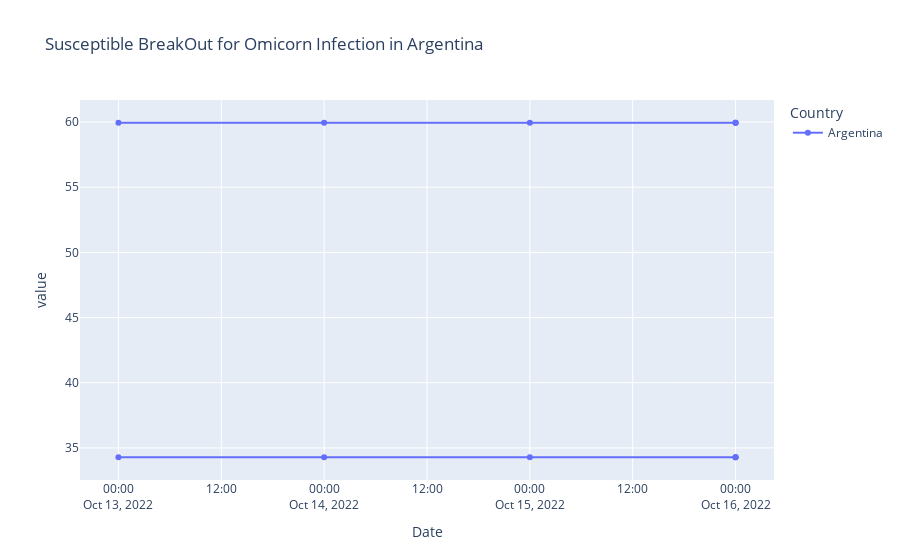

Notebook cell for this chart:
### Code cell
import plotly.express as px
df = merged_data.query("Country=='Argentina'")
fig = plt.figure(figsize=[40,30])
fig = px.line(df, y= ["Susceptible_BreakOut_for_Omicorn_Infection",""], x= "Date", color = "Country",title='Susceptible BreakOut for Omicorn Infection in Argentina', markers=True)
fig.show()

### Figure 1 — Plotly figure (JSON) as saved in the notebook; plotly's stock layout.template omitted (floating-point values rounded to 4 significant figures)
{"data": [{"hovertemplate": "Country=Argentina<br>variable=Susceptible_BreakOut_for_Omicorn_Infection<br>Date=%{x}<br>value=%{y}<extra></extra>", "legendgroup": "Argentina", "line": {"color": "#636efa", "dash": "solid"}, "marker": {"symbol": "circle"}, "mode": "markers+lines", "name": "Argentina", "orientation": "v", "showlegend": true, "type": "scatter", "x": ["2022-10-13T00:00:00", "2022-10-14T00:00:00", "2022-10-15T00:00:00", "2022-10-16T00:00:00", "2022-10-16T00:00:00", "2022-10-16T00:00:00"], "xaxis": "x", "y": [59.94, 59.94, 59.94, 59.94, 59.94, 59.94], "yaxis": "y"}, {"hovertemplate": "Country=Argentina<br>variable=Susceptible_BreakOut_for_Omicorn_Severe_Disease<br>Date=%{x}<br>value=%{y}<extra></extra>", "legendgroup": "Argentina", "line": {"color": "#636efa", "dash": "solid"}, "marker": {"symbol": "circle"}, "mode": "markers+lines", "name": "Argentina", "orientation": "v", "showlegend": false, "type": "scatter", "x": ["2022-10-13T00:00:00", "2022-10-14T00:00:00", "2022-10-15T00:00:00", "2022-10-16T00:00:00", "2022-10-16T00:00:00", "2022-10-16T00:00:00"], "xaxis": "x", "y": [34.28, 34.28, 34.28, 34.28, 34.28, 34.28], "yaxis": "y"}], "layout": {"legend": {"title": {"text": "Country"}, "tracegroupgap": 0}, "title": {"text": "Susceptible BreakOut for Omicorn Infection in Argentina"}, "xaxis": {"anchor": "y", "domain": [0, 1], "title": {"text": "Date"}}, "yaxis": {"anchor": "x", "domain": [0, 1], "title": {"text": "value"}}}}
